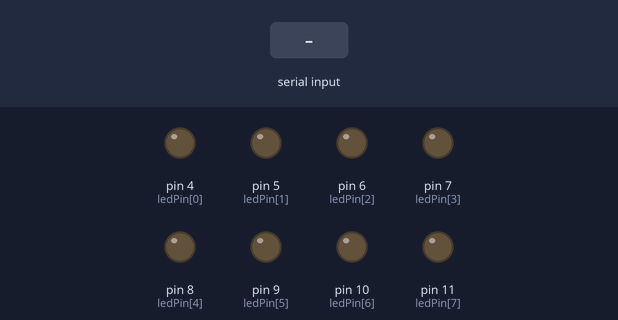
Recording of a sketch running on a simulated Arduino Uno, built with avr-gcc and run on an emulated ATmega328P. Shown: output pins drawn as LEDs (lit = HIGH). Inputs (shaded band) come from the test bench. What the sketch prints to the serial monitor is not drawn.

Above: at 1.2 s.
1.3 s: "90,45,200\n" received over Serial
At 1.7 s:
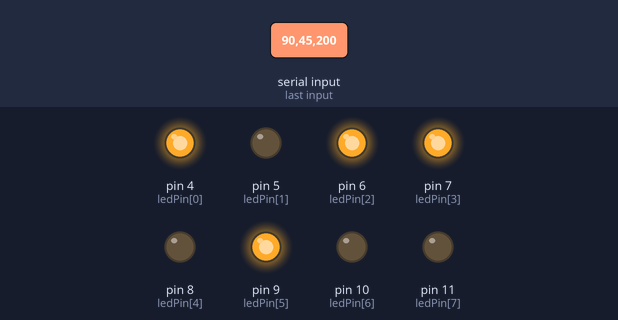
4.3 s: "30,150,10\n" received over Serial
At 5.1 s:
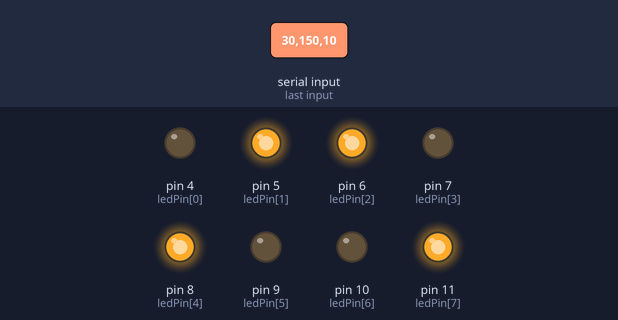
7.3 s: "1,90\n" received over Serial
At 8.1 s:
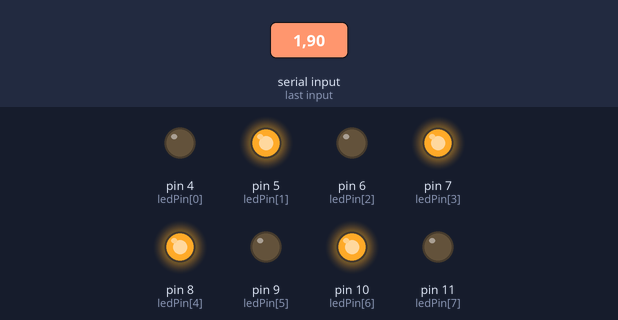
9.8 s: "1,90,45\n" received over Serial
At 12.6 s:
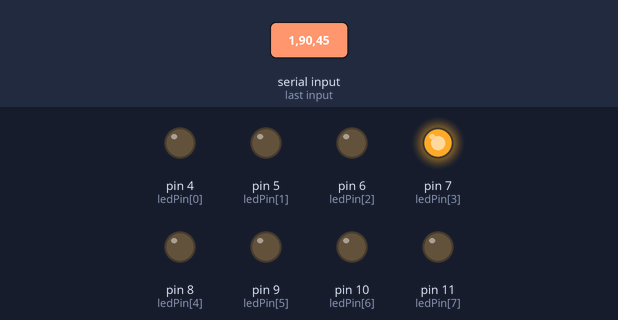
12.8 s: "90,45\n" received over Serial
At 15.5 s:
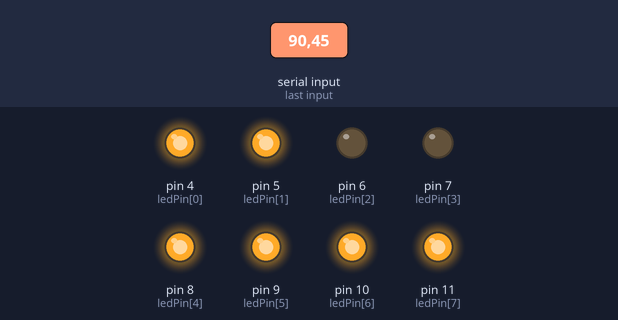
15.8 s: "30,150\n" received over Serial
At 16.3 s:
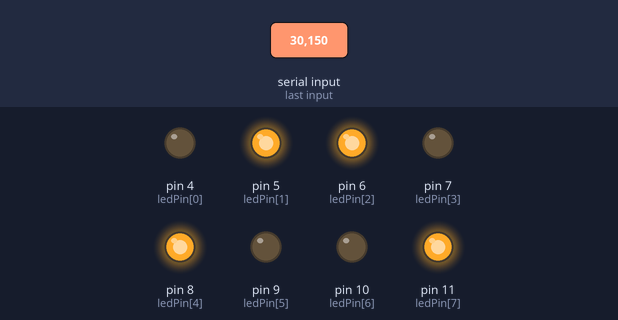
Timing chart, 0 to 19.3 s (numbered marks = the images above; inputs shaded):
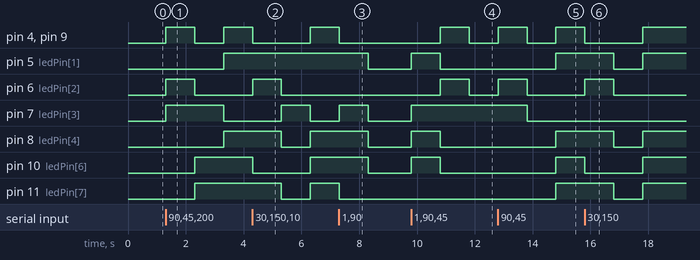

Measured:
- after the input at 1.3 s, pin 4 (ledPin[0]): LOW → HIGH at once, → LOW 1.0 s later, → HIGH 1.0 s later; pin 5 (ledPin[1]): LOW → HIGH after 2.0 s
- after the input at 4.3 s, pin 4 (ledPin[0]), pin 9 (ledPin[5]), pin 10 (ledPin[6]): HIGH → LOW at once, → HIGH 2.0 s later; pin 6 (ledPin[2]): LOW → HIGH at once, → LOW 1.0 s later; pin 7 (ledPin[3]): LOW → HIGH after 1.0 s, → LOW 1.0 s later; pin 8 (ledPin[4]), pin 11 (ledPin[7]): HIGH → LOW after 1.0 s, → HIGH 1.0 s later
- after the input at 7.3 s, pin 4 (ledPin[0]), pin 9 (ledPin[5]), pin 11 (ledPin[7]): HIGH → LOW at once; pin 5 (ledPin[1]), pin 8 (ledPin[4]), pin 10 (ledPin[6]): HIGH → LOW after 1.0 s; pin 7 (ledPin[3]): LOW → HIGH at once, → LOW 1.0 s later
- after the input at 9.8 s, pin 4 (ledPin[0]), pin 6 (ledPin[2]), pin 9 (ledPin[5]): LOW → HIGH after 1.0 s, → LOW 1.0 s later; pin 5 (ledPin[1]), pin 8 (ledPin[4]), pin 10 (ledPin[6]): LOW → HIGH at once, → LOW 1.0 s later; pin 7 (ledPin[3]): LOW → HIGH at once
- after the input at 12.8 s, pin 4 (ledPin[0]), pin 9 (ledPin[5]): LOW → HIGH at once, → LOW 1.0 s later, → HIGH 1.0 s later; pin 5 (ledPin[1]), pin 8 (ledPin[4]), pin 10 (ledPin[6]), pin 11 (ledPin[7]): LOW → HIGH after 2.0 s; pin 6 (ledPin[2]): LOW → HIGH at once, → LOW 1.0 s later; pin 7 (ledPin[3]): HIGH → LOW after 1.0 s
- after the input at 15.8 s, pin 4 (ledPin[0]), pin 9 (ledPin[5]), pin 10 (ledPin[6]): HIGH → LOW at once, → HIGH 2.0 s later; pin 5 (ledPin[1]), pin 8 (ledPin[4]), pin 11 (ledPin[7]): HIGH → LOW after 1.0 s, → HIGH 1.0 s later; pin 6 (ledPin[2]): LOW → HIGH at once, → LOW 1.0 s later

The sketch:

Listing_11_excercise_BitwiseOperatorTest.ino
```cpp
/*
  Bitwise operator test. The user can test the AND,
  OR, XOR, and NOT bitwise operators. The user enters
  test data using the Serial monitor in the form:
 2,8,64

    TestToPerform,Operand1,Operand2

   As it stands, the comman operator separates fields
   in the input stream

   Dr. Purdum, December 24, 2014
*/


#define AND  1
#define OR   2
#define XOR  3
#define NOT  4

#define COMMA  ","    // Used to separate input arguments

int ledPin[] = {4, 5, 6, 7, 8, 9, 10, 11};
#define ARRAYLENGTH(x)  (sizeof(x) / sizeof(x[0]))
int GetBitwiseTestParameters(int *which, int *op1, int *op2);

void setup()
{
  Serial.begin(9600);
  for (int i = 0; i < ARRAYLENGTH(ledPin); i++)
  {
    pinMode(ledPin[i], OUTPUT);
  }
  Serial.println("Bitwise Operators: 1 = AND, 2 = OR, 3 = XOR, and 4 = NOT");
  Serial.println("Enter Bitwise Operator COMMA Operand1 COMMA Operand2");
}

void loop()
{
  int whichTest = 0;
  int operand1;
  int operand2;

  GetBitwiseTestParameters(&whichTest, &operand1, &operand2);
  if (whichTest != 0) {
    ShowTest(whichTest, operand1, operand2);
    whichTest = operand1 = operand2 = 0;
  }
}

/*****
  This function applies the operands and bitwise operator and displays
  the results

  parameter list:
    int which      which bitwise operation to use
    int op1        first operand
    int op2        second operand

  Return value:
    void
*****/
void ShowTest(int which, int op1, int op2)
{
  byte result;

  switch (which)
  {
    case AND:
      result = op1 & op2;
      break;
    case OR:
      result = op1 | op2;
      break;
    case XOR:
      result = op1 ^ op2;
      break;
    case NOT:
      result = ~op1;
     break;
    default:
      break;
  }
  DisplayBinaryDigit((byte) op1);
  delay(1000);
  DisplayBinaryDigit((byte) op2);
  delay(1000);
  DisplayBinaryDigit(result);

}
/*****
  This function takes the string entered by the user via the
  Serial monitor and parses it into its relevant parts

  parameter list:
    int *which      pointer to which bitwise operation to use
    int *op1        pointer to first operand
    int *op2        pointer to second operand

  Return value:
    void
*****/
int GetBitwiseTestParameters(int *which, int *op1, int *op2)
{
  char buff[10];
  char *ptr;
  int charsRead;
  int temp;

  if (Serial.available() > 0) {
    charsRead = Serial.readBytesUntil('\n', buff, 9);
  }
  if (charsRead > 9) {
    return 0;          // Too many characters
  }
  buff[charsRead] = NULL;  // Make into a string
  ptr = strtok(buff, COMMA);
  *which = atoi(buff);
  ptr = strtok(NULL, COMMA);
  *op1 = atoi(ptr);
  ptr = strtok(NULL, COMMA);
  *op2 = atoi(ptr);
}

/*****
  This function displays a byte value as a binary number
  on the LEDs.

  parameter list:
    int num      the value to display

  Return value:
    void
*****/
void DisplayBinaryDigit(byte num)
{
  for (int i = 0; i < ARRAYLENGTH(ledPin); i++)
  {
    if (bitRead(num, i) == 1) {
      digitalWrite(ledPin[i], HIGH);
    } else {
      digitalWrite(ledPin[i], LOW);
    }
  }
}
```
